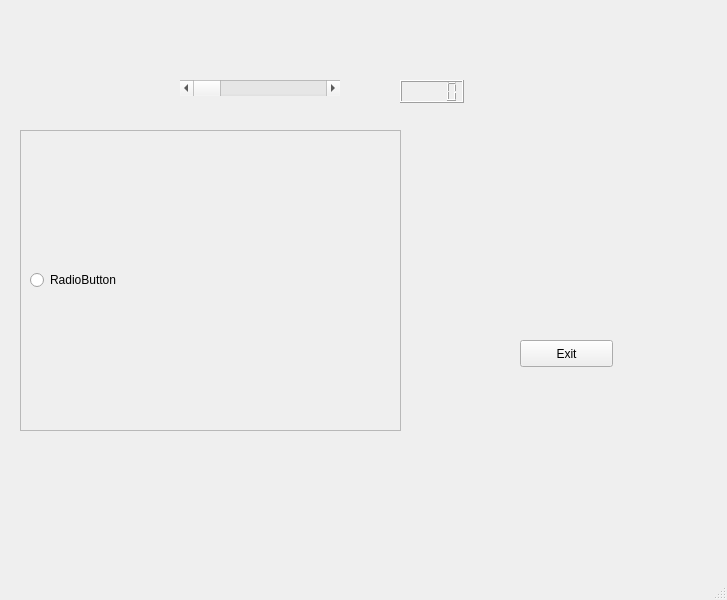
<?xml version="1.0" encoding="UTF-8"?>
<ui version="4.0">
 <class>MainWindow</class>
 <widget class="QMainWindow" name="MainWindow">
  <property name="geometry">
   <rect>
    <x>0</x>
    <y>0</y>
    <width>727</width>
    <height>600</height>
   </rect>
  </property>
  <property name="windowTitle">
   <string>MainWindow</string>
  </property>
  <widget class="QWidget" name="centralwidget">
   <widget class="QScrollBar" name="slider">
    <property name="geometry">
     <rect>
      <x>180</x>
      <y>80</y>
      <width>160</width>
      <height>16</height>
     </rect>
    </property>
    <property name="orientation">
     <enum>Qt::Horizontal</enum>
    </property>
   </widget>
   <widget class="QLCDNumber" name="lcd">
    <property name="geometry">
     <rect>
      <x>400</x>
      <y>80</y>
      <width>64</width>
      <height>23</height>
     </rect>
    </property>
   </widget>
   <widget class="QPushButton" name="exitButton">
    <property name="geometry">
     <rect>
      <x>520</x>
      <y>340</y>
      <width>93</width>
      <height>27</height>
     </rect>
    </property>
    <property name="text">
     <string>Exit</string>
    </property>
   </widget>
   <widget class="QScrollArea" name="scrollArea">
    <property name="geometry">
     <rect>
      <x>20</x>
      <y>130</y>
      <width>381</width>
      <height>301</height>
     </rect>
    </property>
    <property name="widgetResizable">
     <bool>true</bool>
    </property>
    <widget class="QWidget" name="scrollAreaWidgetContents">
     <property name="geometry">
      <rect>
       <x>0</x>
       <y>0</y>
       <width>379</width>
       <height>299</height>
      </rect>
     </property>
     <layout class="QVBoxLayout" name="verticalLayout_2">
      <item>
       <layout class="QVBoxLayout" name="verticalLayout">
        <item>
         <widget class="QRadioButton" name="radioButton">
          <property name="text">
           <string>RadioButton</string>
          </property>
         </widget>
        </item>
       </layout>
      </item>
     </layout>
    </widget>
   </widget>
  </widget>
  <widget class="QMenuBar" name="menubar">
   <property name="geometry">
    <rect>
     <x>0</x>
     <y>0</y>
     <width>727</width>
     <height>22</height>
    </rect>
   </property>
  </widget>
  <widget class="QStatusBar" name="statusbar"/>
 </widget>
 <resources/>
 <connections/>
</ui>
